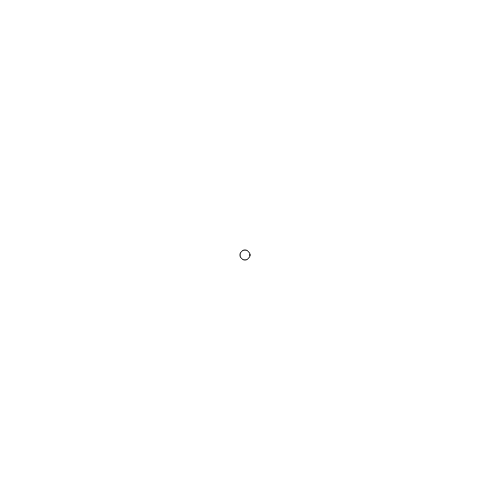
Frame 1 (no input)
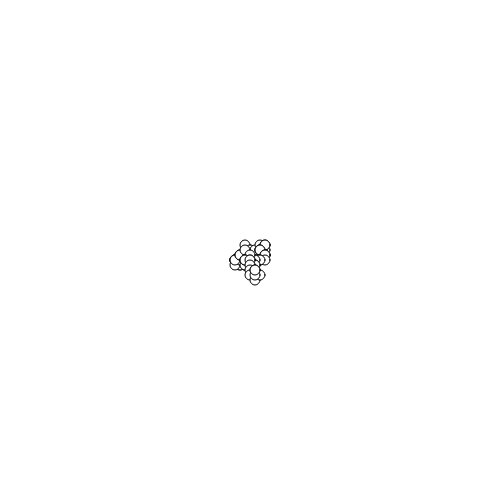
Frame 60 (no input)
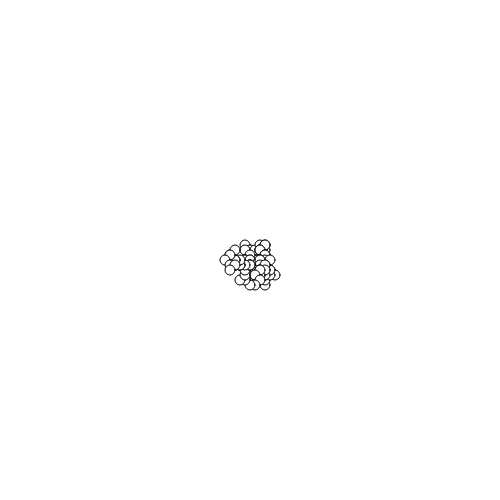
Frame 120 (the mouse pressed at the canvas centre since frame 60)

The p5.js sketch that drew these frames (run headless with seeded random() and noise() and a simulated clock; from frame 60 on, the mouse is pressed at the canvas centre):

// p5.js sketch
// ── sketch.js
class Walker{
	
	constructor(size,velocity){

		this.x = width / 2;
		this.y = height / 2;
		this.velocity = velocity;
		this.size = size;
	} 
	show() {
		stroke(0);
		ellipse(this.x, this.y,this.size,this.size);
	}
	step() {
		let choice = floor(random(4));
		let xstep = floor(random(3)) - 1;
		let ystep = floor(random(3)) - 1;

		this.x = this.x + (xstep * this.velocity);
		this.y = this.y + (ystep * this.velocity);
	}
}
let walker
function setup() {
	createCanvas(500, 500);
	walker = new Walker(10,5);
	background(255);
	// put setup code here
}

function draw() {
	// put drawing code here
	walker.step();
	walker.show();

}
